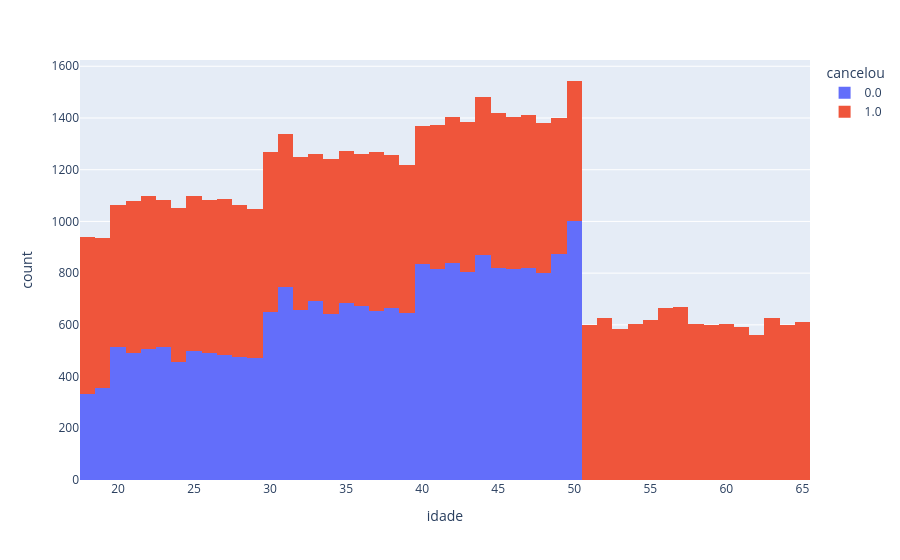
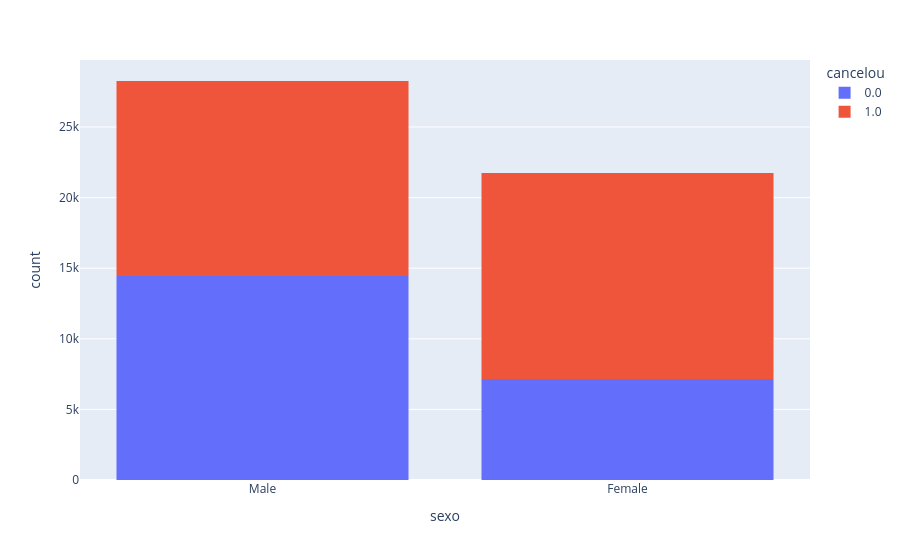
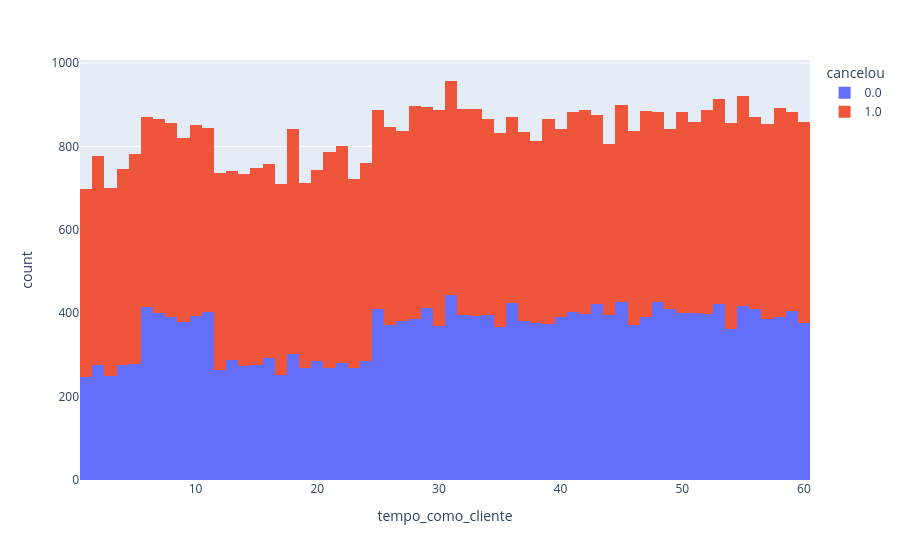
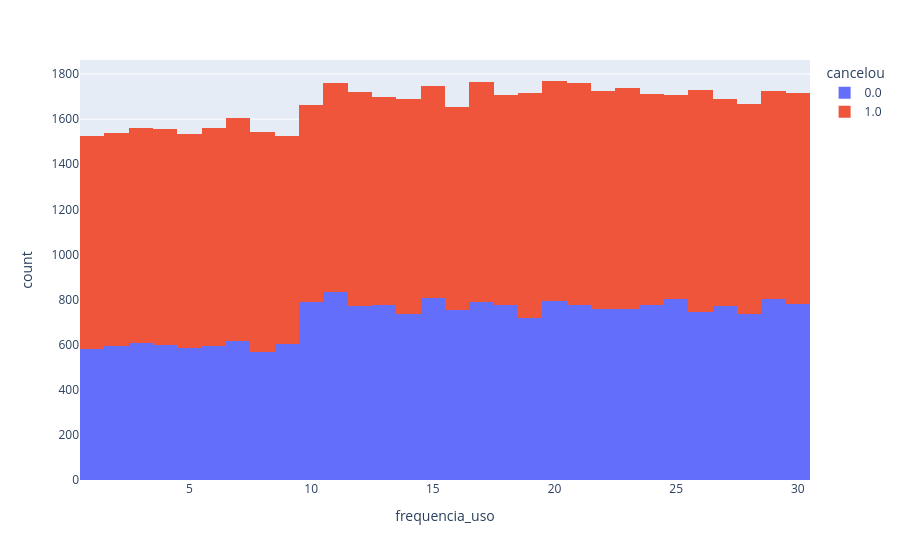

Notebook cell for these charts, in order:
### Code cell
import plotly.express as px  # Importa a biblioteca Plotly Express para criação de gráficos interativos

# Percorre todas as colunas da tabela
for coluna in tabela.columns:
    
    # Cria um gráfico de histograma para cada coluna
    # x=coluna → define a coluna que será analisada no eixo X
    # color="cancelou" → separa os dados por quem cancelou e quem não cancelou
    grafico = px.histogram(tabela, x=coluna, color="cancelou")
    
    # Exibe o gráfico interativo
    grafico.show()

### Figure 1 — Plotly figure (JSON) as saved in the notebook; plotly's stock layout.template omitted (floating-point values rounded to 4 significant figures; data arrays with more than 128 entries replaced by an {"elided": "..."} marker saying what was removed)
{"data": [{"bingroup": "x", "hovertemplate": "cancelou=0.0<br>idade=%{x}<br>count=%{y}<extra></extra>", "legendgroup": "0.0", "marker": {"color": "#636efa", "pattern": {"shape": ""}}, "name": "0.0", "orientation": "v", "showlegend": true, "type": "histogram", "x": {"elided": "21606 float values"}, "xaxis": "x", "yaxis": "y"}, {"bingroup": "x", "hovertemplate": "cancelou=1.0<br>idade=%{x}<br>count=%{y}<extra></extra>", "legendgroup": "1.0", "marker": {"color": "#EF553B", "pattern": {"shape": ""}}, "name": "1.0", "orientation": "v", "showlegend": true, "type": "histogram", "x": {"elided": "28394 float values"}, "xaxis": "x", "yaxis": "y"}], "layout": {"barmode": "relative", "legend": {"title": {"text": "cancelou"}, "tracegroupgap": 0}, "margin": {"t": 60}, "xaxis": {"anchor": "y", "domain": [0, 1], "title": {"text": "idade"}}, "yaxis": {"anchor": "x", "domain": [0, 1], "title": {"text": "count"}}}}

### Figure 2 — Plotly figure (JSON) as saved in the notebook; plotly's stock layout.template omitted (floating-point values rounded to 4 significant figures; data arrays with more than 128 entries replaced by an {"elided": "..."} marker saying what was removed)
{"data": [{"bingroup": "x", "hovertemplate": "cancelou=0.0<br>sexo=%{x}<br>count=%{y}<extra></extra>", "legendgroup": "0.0", "marker": {"color": "#636efa", "pattern": {"shape": ""}}, "name": "0.0", "orientation": "v", "showlegend": true, "type": "histogram", "x": {"elided": "21606 str values"}, "xaxis": "x", "yaxis": "y"}, {"bingroup": "x", "hovertemplate": "cancelou=1.0<br>sexo=%{x}<br>count=%{y}<extra></extra>", "legendgroup": "1.0", "marker": {"color": "#EF553B", "pattern": {"shape": ""}}, "name": "1.0", "orientation": "v", "showlegend": true, "type": "histogram", "x": {"elided": "28394 str values"}, "xaxis": "x", "yaxis": "y"}], "layout": {"barmode": "relative", "legend": {"title": {"text": "cancelou"}, "tracegroupgap": 0}, "margin": {"t": 60}, "xaxis": {"anchor": "y", "domain": [0, 1], "title": {"text": "sexo"}}, "yaxis": {"anchor": "x", "domain": [0, 1], "title": {"text": "count"}}}}

### Figure 3 — Plotly figure (JSON) as saved in the notebook; plotly's stock layout.template omitted (floating-point values rounded to 4 significant figures; data arrays with more than 128 entries replaced by an {"elided": "..."} marker saying what was removed)
{"data": [{"bingroup": "x", "hovertemplate": "cancelou=0.0<br>tempo_como_cliente=%{x}<br>count=%{y}<extra></extra>", "legendgroup": "0.0", "marker": {"color": "#636efa", "pattern": {"shape": ""}}, "name": "0.0", "orientation": "v", "showlegend": true, "type": "histogram", "x": {"elided": "21606 float values"}, "xaxis": "x", "yaxis": "y"}, {"bingroup": "x", "hovertemplate": "cancelou=1.0<br>tempo_como_cliente=%{x}<br>count=%{y}<extra></extra>", "legendgroup": "1.0", "marker": {"color": "#EF553B", "pattern": {"shape": ""}}, "name": "1.0", "orientation": "v", "showlegend": true, "type": "histogram", "x": {"elided": "28394 float values"}, "xaxis": "x", "yaxis": "y"}], "layout": {"barmode": "relative", "legend": {"title": {"text": "cancelou"}, "tracegroupgap": 0}, "margin": {"t": 60}, "xaxis": {"anchor": "y", "domain": [0, 1], "title": {"text": "tempo_como_cliente"}}, "yaxis": {"anchor": "x", "domain": [0, 1], "title": {"text": "count"}}}}

### Figure 4 — Plotly figure (JSON) as saved in the notebook; plotly's stock layout.template omitted (floating-point values rounded to 4 significant figures; data arrays with more than 128 entries replaced by an {"elided": "..."} marker saying what was removed)
{"data": [{"bingroup": "x", "hovertemplate": "cancelou=0.0<br>frequencia_uso=%{x}<br>count=%{y}<extra></extra>", "legendgroup": "0.0", "marker": {"color": "#636efa", "pattern": {"shape": ""}}, "name": "0.0", "orientation": "v", "showlegend": true, "type": "histogram", "x": {"elided": "21606 float values"}, "xaxis": "x", "yaxis": "y"}, {"bingroup": "x", "hovertemplate": "cancelou=1.0<br>frequencia_uso=%{x}<br>count=%{y}<extra></extra>", "legendgroup": "1.0", "marker": {"color": "#EF553B", "pattern": {"shape": ""}}, "name": "1.0", "orientation": "v", "showlegend": true, "type": "histogram", "x": {"elided": "28394 float values"}, "xaxis": "x", "yaxis": "y"}], "layout": {"barmode": "relative", "legend": {"title": {"text": "cancelou"}, "tracegroupgap": 0}, "margin": {"t": 60}, "xaxis": {"anchor": "y", "domain": [0, 1], "title": {"text": "frequencia_uso"}}, "yaxis": {"anchor": "x", "domain": [0, 1], "title": {"text": "count"}}}}
